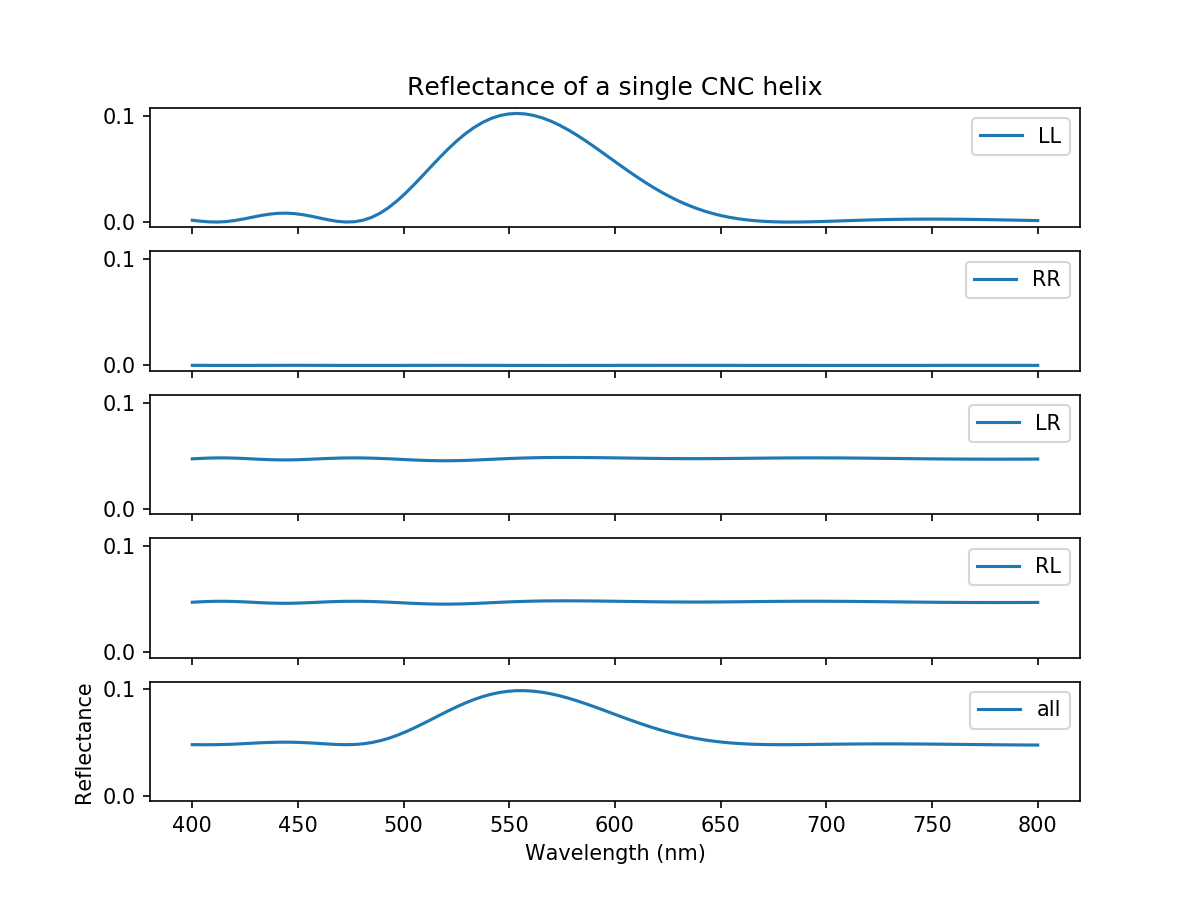

The Python source for this figure:
"""

Example script for computing the reflectance spectrum for the following setup:

==============================================
      |
      |  air - refractive index = 1
      V
----------------------------------------------

    Cellulose nanocrystals with:
    pitch = 180 nm, refractive indices=1.586, 1.524
    thickness = 1000 nm

----------------------------------------------

    glass

==============================================

"""

import matplotlib.pyplot as pl
import numpy as np
import tm4.simClasses as sim

pl.rcParams['figure.figsize'] = (8, 6)
pl.rcParams['savefig.dpi'] = 100

# define materials
CNC = sim.UniaxialMaterial(1.586, 1.524)  # The cellulose nanocrystal has birefringence 1.586 and 1.524 

# Define half spaces
air = sim.HomogeneousNondispersiveMaterial(1)  # Optical index is one for air
glass = sim.HomogeneousNondispersiveMaterial(1.55)   # Assume the substrate a glass with refractive index 1.55
airhalf = sim.IsotropicHalfSpace(air)
glasshalf = sim.IsotropicHalfSpace(glass)

# Initialise and model system
s = sim.OptSystem()
s.setHalfSpaces(airhalf, glasshalf)  # Assign half-spaces

# Define the helicoidal layers
heli = sim.HeliCoidalStructure
h1 = heli(CNC, 180, 1000)  # Define a CNC layer of pitch 180 (full pitch 360) and thickness 1000
s.setStructure([h1])  # The system has a structure which is our helix

# Define the wavelenghs for scan
wlRange = np.linspace(400, 800, 100)  # Commonly used spectral range

fig, axs = pl.subplots(5, 1, sharex=True, sharey=True)
for coupling, ax in zip(['LL', 'RR', 'LR', 'RL', 'all'], axs):
    wl, reflect = s.scanSpectrum(wlRange, coupling=coupling)
    ax.plot(wl, reflect, label=coupling)
    ax.legend()
    np.savetxt("single-helix-data-{}.dat".format(coupling), np.stack([wl, reflect], axis=1))
    
ax.set_ylabel("Reflectance")
ax.set_xlabel("Wavelength (nm)")
axs[0].set_title("Reflectance of a single CNC helix")
fig.savefig("single_helix.png", dpi=150)